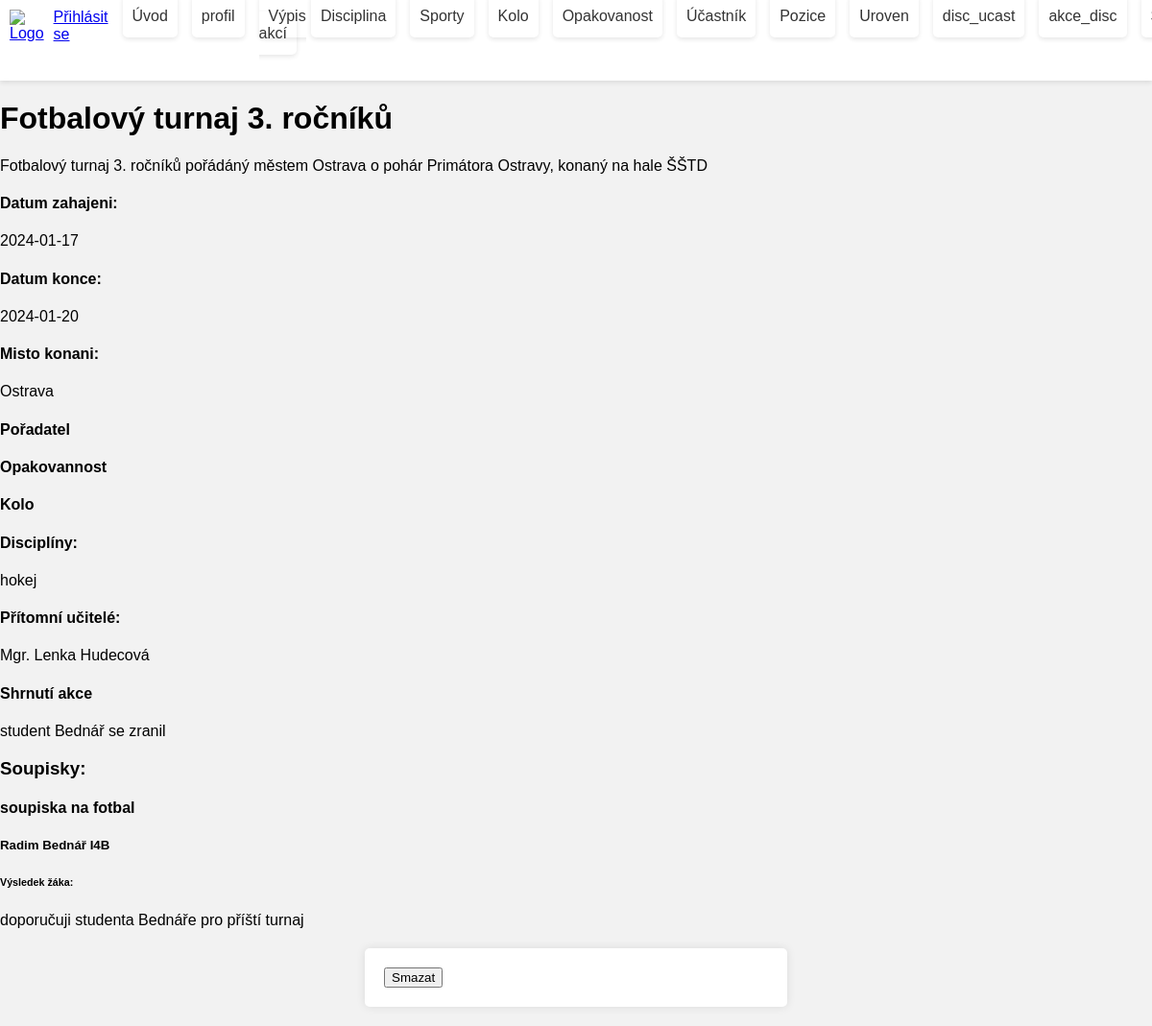
The app's page /akce?ia=1, older data.
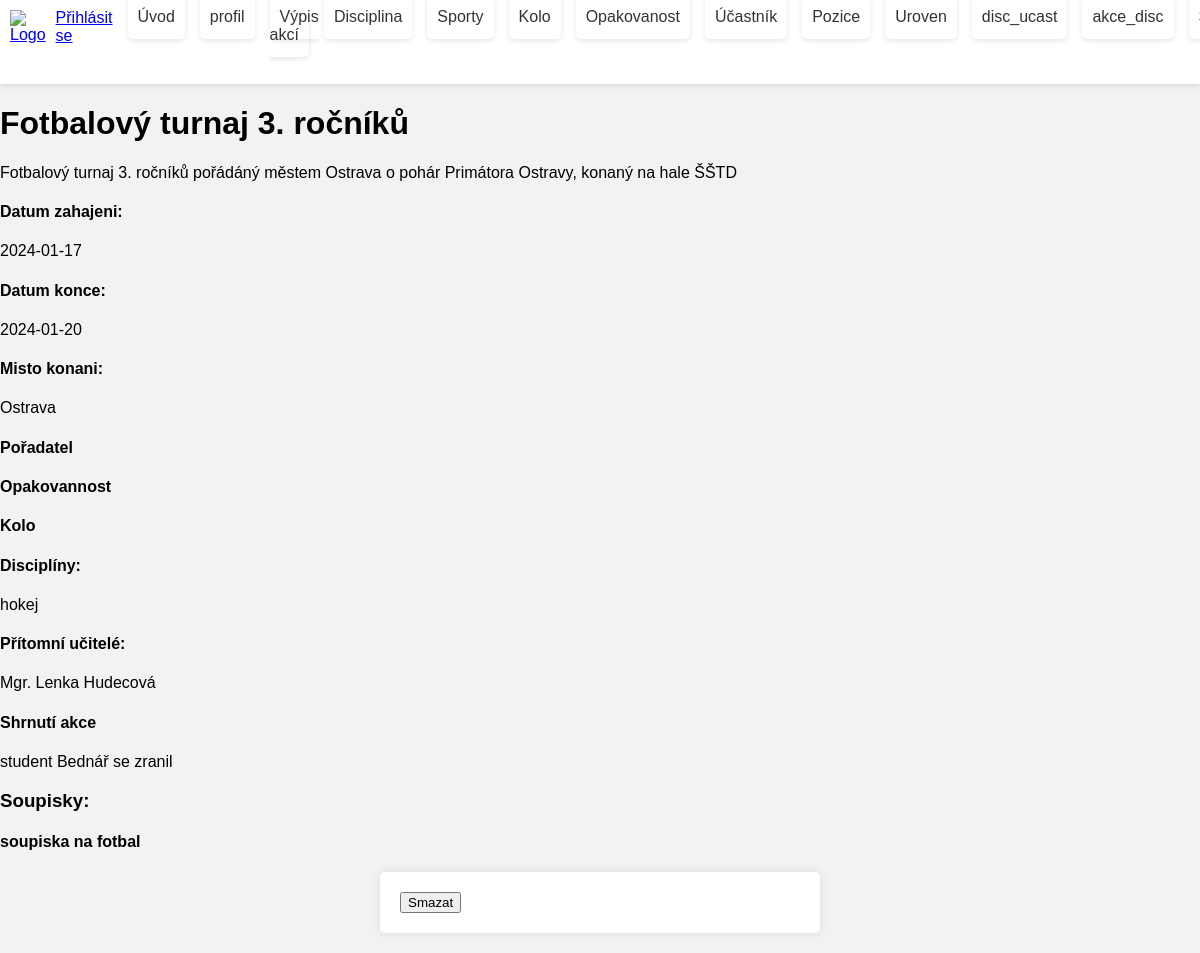
The same page, newer data.
### tables this page shows
CREATE TABLE `disciplina` (
  `id_disc` int(3) NOT NULL,
  `id_sport` int(3) NOT NULL,
  `nazev_disc` varchar(50) NOT NULL
);

CREATE TABLE `soupiska` (
  `id_soup` int(3) NOT NULL,
  `id_akce` int(3) NOT NULL,
  `nazev_skupiny` varchar(50) NOT NULL,
  `vys_s` text DEFAULT NULL
);

CREATE TABLE `uzivatel` (
  `id_uziv` int(3) NOT NULL,
  `id_trid` varchar(3) DEFAULT NULL,
  `isic` varchar(50) DEFAULT NULL,
  `email` varchar(50) DEFAULT NULL,
  `opravneni` tinyint(1) NOT NULL,
  `jmeno` varchar(25) DEFAULT NULL,
  `prijmeni` varchar(25) DEFAULT NULL,
  `dat_nar` date DEFAULT NULL,
  `pohlavi` varchar(1) DEFAULT NULL
);

CREATE TABLE `ucastnik` (
  `id_ucast` int(3) NOT NULL,
  `email` varchar(50) DEFAULT NULL,
  `id_soup` int(3) NOT NULL,
  `vys_u` text DEFAULT NULL,
  `potrvzeni` tinyint(1) NOT NULL DEFAULT 1
);

### kontrolery/Kontroler.php (called while the page is built, shortened)
<?php
abstract class Kontroler {
    protected $pohled = "";
    public function vypisPohled() {
        require "pohledy/{$this->pohled}.phtml";
    }
}

### index.php (called while the page is built, shortened)
<?php
$smerovac = new SmerovacKontroler();
$smerovac->zpracuj([$_SERVER["REQUEST_URI"]]);
$smerovac->vypisPohled();

### kontrolery/AkceKontroler.php (called while the page is built, shortened)
<?php
class AkceKontroler extends Kontroler {
    public function zpracuj($parametry) {
        $idTetoAkce=$_GET['ia'];
        $modelAkce= new ModelyAkce;
        $modelAkcedisc = new ModelyAkce_disc;
        $modelDisciplin = new ModelyDisciplina;
        $modelSoupiska  = new ModelySoupiska;
        $modelUcastnici = new ModelyUcastnik();
        $modelUzivatele = new ModelyUzivatel();
        $akce=$modelAkce->vratVsechnyAkce();
        foreach($akce as $a){
            if($idTetoAkce == $a["id_akce"]){
                $konkretniAkce= [
                    'id_akce' => $a["id_akce"],
                    'nazev_akce' => $a['nazev_akce'],
                    'datum_zahajeni' => $a['datum_zahajeni'],
                    'datum_konce' => $a['datum_konce'],
                    'misto_kon' => $a['misto_kon'],
                    'popisek_akce' => $a['popisek_akce'],
                    'pritomni_uc' => $a['pritomni_uc'],
                    'archivovano' => $a['archivovano'],
                    'shrnuti' => $a['shrnuti'],
                    'poradatel' => $a['poradatel'],
                    'id_opak' => $a['id_opak'],
                'id_kolo' => $a['id_kolo'],
                ];
            }
        }
        $akcedisc =  $modelAkcedisc->vratVsechnyAkce_disc();
        $disc=$modelDisciplin->vratVsechnyDiscipliny();
        $soup=$modelSoupiska->vratVsechnySoupisky();
        $ucast = $modelUcastnici->vratVsechnyUcastniky();
        $uziv = $modelUzivatele->vratVsechnyUzivatele();
    }
}

### modely/ModelyAkce.php (called while the page is built, shortened)
<?php
class ModelyAkce{
    public function vratVsechnyAkce() {
        $sql = "
            SELECT *
            FROM akce
        ";
        $akce = Db::dotazVsechny($sql);
        return $akce;
      }
}
?>

### modely/Db.php (called while the page is built, shortened)
<?php
class Db {
  private static $spojeni;
  private static $nastaveni = array(
		PDO::ATTR_ERRMODE => PDO::ERRMODE_EXCEPTION,
		PDO::ATTR_EMULATE_PREPARES => false,
	);
  public static function pripoj($server, $uzivatel, $heslo, $databaze)
  {
	  if (!isset(self::$spojeni))
      {
        $dsn = "mysql:host=$server;dbname=$databaze;charset=utf8";
			 self::$spojeni = new PDO(
				$dsn,
				$uzivatel,
				$heslo,
				self::$nastaveni
			 );
	  }
	}
  public static function dotazVsechny($dotaz, $parametry = array()) {
		$navrat = self::$spojeni->prepare($dotaz);
		$navrat->execute($parametry);
		return $navrat->fetchAll();
	}
}

### kontrolery/SmerovacKontroler.php (called while the page is built, shortened)
<?php
class SmerovacKontroler extends Kontroler {
  public function zpracuj($parametry) {
     $url = $parametry[0];
     $castiCesty = $this->parsujURL($url);
     if (empty($castiCesty[0])) {
        $this->presmeruj("uvod");
     }
     else {
          $castNazvuKontroleru = array_shift($castiCesty);
          $nazevKontroleru = $this->pomlckyDoVelbloudiNotace($castNazvuKontroleru)
                              . "Kontroler";
          if (file_exists("kontrolery/$nazevKontroleru.php")) {
            $this->kontroler = new $nazevKontroleru;
            $this->kontroler->zpracuj($castiCesty);
          } else {
            $this->presmeruj("chyba");
          }
     }
  }
  private function pomlckyDoVelbloudiNotace($text) {
      $text = str_replace("-", " ", $text);
      $text = ucwords($text);
      $text = str_replace(" ", "", $text);
      return $text;
  }
  private function parsujURL($url) {
      $naparsovanaURL = parse_url($url);
      $cesta = $naparsovanaURL["path"];
      $cesta = ltrim($cesta, "/");
      $cesta = trim($cesta);
      $rozdelenaCesta = explode("/", $cesta);
      return $rozdelenaCesta;
  }
}
?>

### modely/ModelyAkce_disc.php (called while the page is built, shortened)
<?php
class ModelyAkce_disc{
    public function vratVsechnyAkce_disc() {
        $sql = "
            SELECT *
            FROM akce_disc
        ";
        $akce_disc = Db::dotazVsechny($sql);
        return $akce_disc;
    }
}
?>

### modely/ModelyDisciplina.php (called while the page is built, shortened)
<?php
class ModelyDisciplina{
    public function vratVsechnyDiscipliny() {
        $sql = "
            SELECT *
            FROM disciplina
        ";
        $disciplina = Db::dotazVsechny($sql);
        return $disciplina;
      }
}
?>

### modely/ModelySoupiska.php (called while the page is built, shortened)
<?php
class ModelySoupiska{
    public function vratVsechnySoupisky() {
        $sql = "
            SELECT *
            FROM soupiska
        ";
        $soupiska = Db::dotazVsechny($sql);
        return $soupiska;
    }
}
?>

### modely/ModelyUzivatel.php (called while the page is built, shortened)
<?php
class ModelyUzivatel {
    public function vratVsechnyUzivatele() {
      $sql = "
          SELECT *
          FROM uzivatel
      ";
      $uzivatel = Db::dotazVsechny($sql);
      return $uzivatel;
    }
}
?>

### modely/ModelyUcastnik.php (called while the page is built, shortened)
<?php
class ModelyUcastnik{
    public function vratVsechnyUcastniky() {
        $sql = "
            SELECT *
            FROM ucastnik
        ";
        $ucastnik = Db::dotazVsechny($sql);
        return $ucastnik;
      }
}
?>

### pohledy/akce.phtml (the view, shortened to what the changed rows need)
<!DOCTYPE html>
<html lang="en">
    <head>
            </head>
    <body>
        <h1><?php echo $konkretniAkce['nazev_akce'];?></h1>
        <div id="vypis">
            <?php echo '<p>'.$konkretniAkce['popisek_akce'].'</p>';?>
            <h4>Datum zahajeni: </h4>
            <?php echo $konkretniAkce['datum_zahajeni']; ?>
            <h4>Datum konce: </h4>
            <?php echo $konkretniAkce['datum_konce']; ?>
            <h4>Misto konani: </h4>
            <?php echo $konkretniAkce['misto_kon']; ?>
            <h4>Pořadatel</h4>
            <div>
                <h4>Opakovannost</h4>
            </div>
            <div>
                <h4>Kolo</h4>
            </div>
            <div>
                <h4>Disciplíny:</h4>
                <?php foreach ($this->data['akcedisc'] as $ad):
                    if($ad['id_akce'] == $konkretniAkce['id_akce']){
                        foreach ($this->data['disc'] as $disc):
                            if($ad['id_disc'] == $disc['id_disc']){
                                    echo $disc['nazev_disc']."<br>";
                        }
                        endforeach;
                    }
                endforeach; ?>
            </div>
            <?php if ($konkretniAkce["archivovano"] == 1){ ?>
                <div>
                    <h4>Přítomní učitelé: </h4>
                    <?php
                    echo(($konkretniAkce['pritomni_uc']== '') ? ("<p>Nebyl zadán přítomný učitel</p>") : ("<p>".$konkretniAkce['pritomni_uc']."</p>"));
                    ?>
                    <h4>Shrnutí akce</h4>
                    <?php
                    echo(($konkretniAkce['shrnuti']== '') ? ("<p>Shnrutí není k dispozici</p>") : ("<p>".$konkretniAkce['shrnuti']."</p>"));
                    ?>
                    <div>
                        <?php
                        foreach ($this->data["soup"] as $soup) {
                            ?>
                            <div>
                            <?php
                            if ($this->data['ia'] != $soup["id_akce"]) {
                                continue;
                            }
                            echo "<h4>".$soup['nazev_skupiny']."</h4>";
                            foreach ($this->data['ucastnici'] as $ucast) {
                                if (!($ucast['id_soup'] == $soup['id_soup'])) {
                                    continue;
                                }
                                foreach ($this->data['uzivatele'] as $uziv) {
                                    if (!($ucast['id_uziv'] == $uziv['id_uziv'])) {
                                        continue;
                                    }
                                    echo "<h5>".$uziv['jmeno']." ".$uziv['prijmeni']." ".$uziv['id_trid']."</h5>";
                                        ?>
                                        <?php
                                echo "<h6>Výsledek žáka:</h6> <p>".$ucast['vys_u']."</p>";
                                }
                            }
                            ?>
                            </div>
                            <?php
                        }
                        ?>
                    </div>
                </div>
            <?php
            }
            ?>
        </div>
        <link href="https://cdn.jsdelivr.net/npm/select2@4.1.0-rc.0/dist/css/select2.min.css" rel="stylesheet" />
    </body>
</html>

Row changes from the older to the newer data that the page shows:
removed ucastnik: vys_u "doporučuji studenta Bednáře pro příští turnaj"
no longer on this page (row edited): uzivatel: jmeno "Radim", prijmeni "Bednář", id_trid "I4B"
